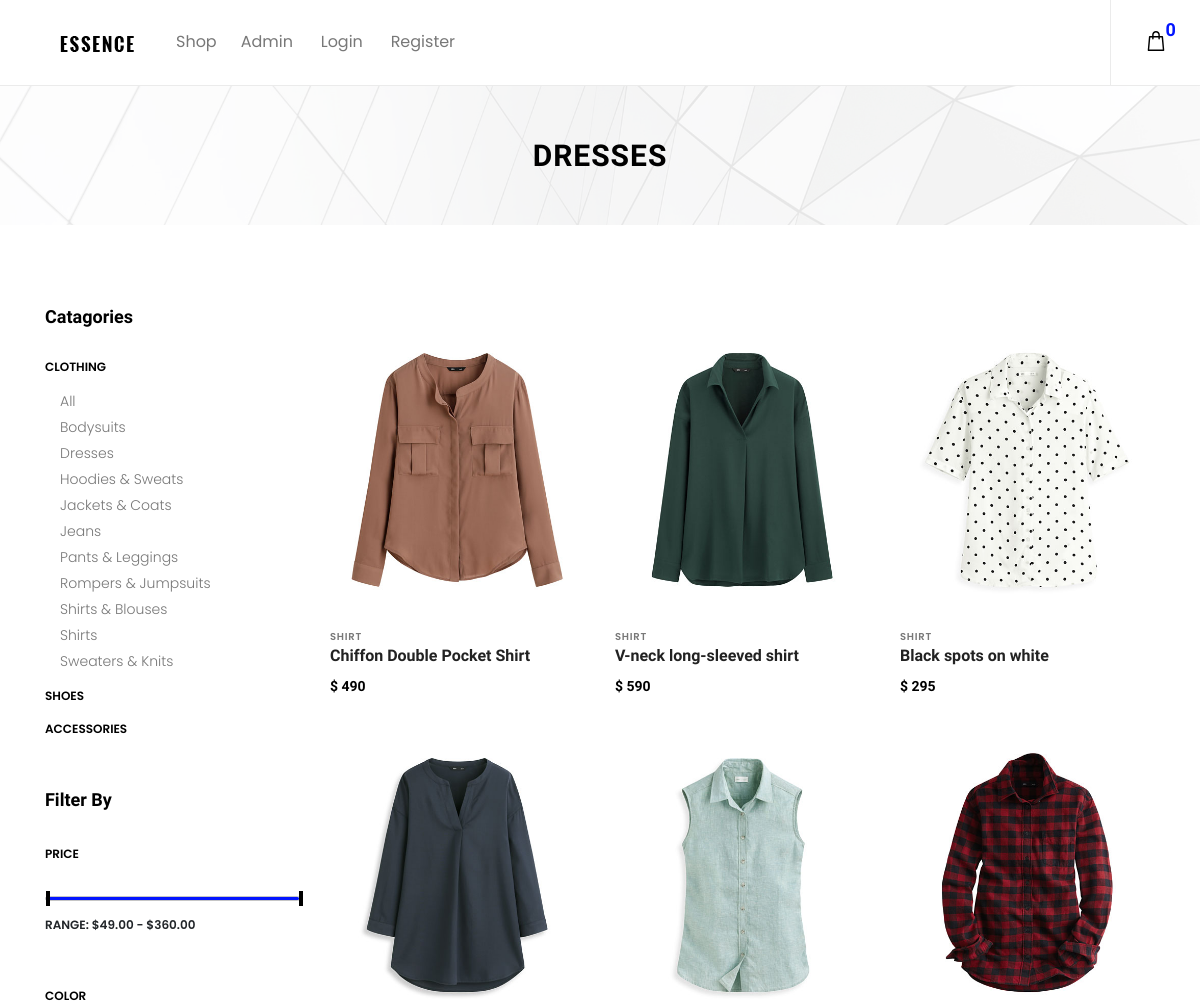
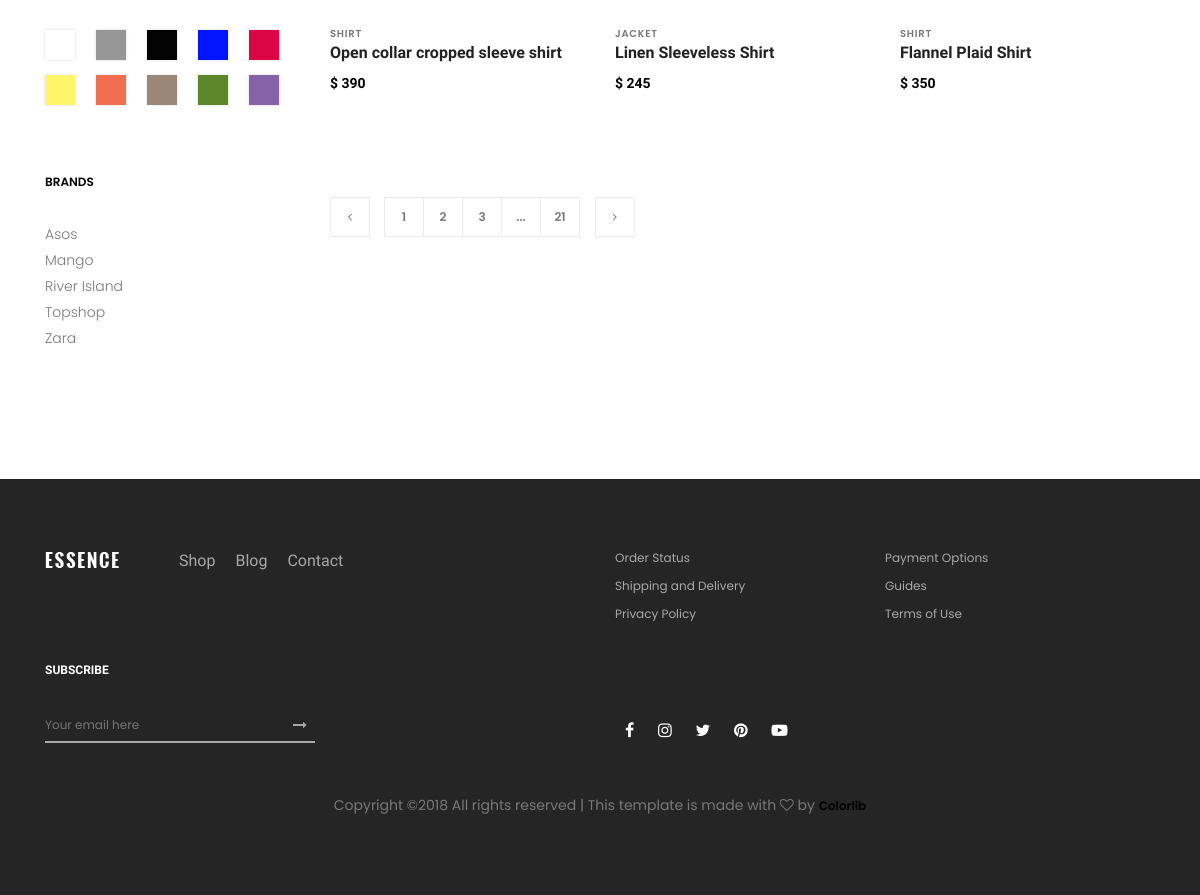
The app's page /index.php?page=shop with its own data (2 pictures, top to bottom).
### tables this page shows
CREATE TABLE `products` (
  `id` int(11) NOT NULL,
  `product_name` varchar(255) NOT NULL,
  `product_des` text NOT NULL,
  `product_cat` varchar(255) NOT NULL,
  `product_image` varchar(255) NOT NULL,
  `product_price` float NOT NULL,
  `product_reduce` float NOT NULL,
  `product_quantity` int(11) NOT NULL,
  `product_dateCreate` date NOT NULL,
  `product_dateUpdate` date DEFAULT NULL
);

CREATE TABLE `categories` (
  `id` int(11) NOT NULL,
  `cat_name` varchar(255) NOT NULL
);

### index.php (called while the page is built)
<?php include('views/header.php'); ?>
    <?php
        include('controllers/home_controller.php');
        $homeController = new HomeController();
        $homeController->checkRequest();
    ?>
<?php include('views/footer.php'); ?>

### models/databaseModel.php (called while the page is built, shortened)
<?php
class Database
{
    public function connect() {
        $this->conn = mysqli_connect('localhost', 'root', '', 'clothing_shop');
        return $this->conn;
    }
}

### models/productModel.php (called while the page is built, shortened)
<?php
    include 'databaseModel.php';
    class ProductModel extends Database
    {
        public function getListProduct()
        {
            $sql = "SELECT * FROM products";
            $listProducts = mysqli_query($this->conn, $sql);
            return $listProducts;
        }
    }

### models/categoryModel.php (called while the page is built, shortened)
<?php
    class CategoryModel extends Database
    {
        public function get_category_name($category_id)
        {
            $sql = "SELECT * FROM categories WHERE id = $category_id";
            $result = mysqli_query($this->conn, $sql);
            $category = mysqli_fetch_array($result);
            $category_name = $category['cat_name'];
            return $category_name;
        }
    }

### views/shop.php (the view, shortened to what this page needs)
<div class="breadcumb_area bg-img" style="background-image: url(img/bg-img/breadcumb.jpg);">
    <div class="container h-100">
        <div class="row h-100 align-items-center">
            <div class="col-12">
                <div class="page-title text-center">
                    <h2>dresses</h2>
                </div>
            </div>
        </div>
    </div>
</div>
<section class="shop_grid_area section-padding-80">
    <div class="container">
        <div class="row">
            <div class="col-12 col-md-4 col-lg-3">
                <div class="shop_sidebar_area">
                    <div class="widget catagory mb-50">
                        <h6 class="widget-title mb-30">Catagories</h6>
                        <div class="catagories-menu">
                            <ul id="menu-content2" class="menu-content collapse show">
                                <li data-toggle="collapse" data-target="#clothing">
                                    <a href="#">clothing</a>
                                    <ul class="sub-menu collapse show" id="clothing">
                                        <li><a href="#">All</a></li>
                                        <li><a href="#">Bodysuits</a></li>
                                        <li><a href="#">Dresses</a></li>
                                        <li><a href="#">Hoodies &amp; Sweats</a></li>
                                        <li><a href="#">Jackets &amp; Coats</a></li>
                                        <li><a href="#">Jeans</a></li>
                                        <li><a href="#">Pants &amp; Leggings</a></li>
                                        <li><a href="#">Rompers &amp; Jumpsuits</a></li>
                                        <li><a href="#">Shirts &amp; Blouses</a></li>
                                        <li><a href="#">Shirts</a></li>
                                        <li><a href="#">Sweaters &amp; Knits</a></li>
                                    </ul>
                                </li>
                                <li data-toggle="collapse" data-target="#shoes" class="collapsed">
                                    <a href="#">shoes</a>
                                </li>
                                <li data-toggle="collapse" data-target="#accessories" class="collapsed">
                                    <a href="#">accessories</a>
                                </li>
                            </ul>
                        </div>
                    </div>
                    <div class="widget price mb-50">
                        <h6 class="widget-title mb-30">Filter by</h6>
                        <p class="widget-title2 mb-30">Price</p>
                        <div class="widget-desc">
                            <div class="slider-range">
                                <div data-min="49" data-max="360" data-unit="$" class="slider-range-price ui-slider ui-slider-horizontal ui-widget ui-widget-content ui-corner-all" data-value-min="49" data-value-max="360" data-label-result="Range:">
                                    <span class="ui-slider-handle ui-state-default ui-corner-all" tabindex="0"></span>
                                    <span class="ui-slider-handle ui-state-default ui-corner-all" tabindex="0"></span>
                                </div>
                                <div class="range-price">Range: $49.00 - $360.00</div>
                            </div>
                        </div>
                    </div>
                    <div class="widget color mb-50">
                        <p class="widget-title2 mb-30">Color</p>
                        <div class="widget-desc">
                            <ul class="d-flex">
                                <li><a href="#" class="color1"></a></li>
                                <li><a href="#" class="color2"></a></li>
                                <li><a href="#" class="color3"></a></li>
                                <li><a href="#" class="color4"></a></li>
                                <li><a href="#" class="color5"></a></li>
                                <li><a href="#" class="color6"></a></li>
                                <li><a href="#" class="color7"></a></li>
                                <li><a href="#" class="color8"></a></li>
                                <li><a href="#" class="color9"></a></li>
                                <li><a href="#" class="color10"></a></li>
                            </ul>
                        </div>
                    </div>
                    <div class="widget brands mb-50">
                        <p class="widget-title2 mb-30">Brands</p>
                        <div class="widget-desc">
                            <ul>
                                <li><a href="#">Asos</a></li>
                                <li><a href="#">Mango</a></li>
                                <li><a href="#">River Island</a></li>
                                <li><a href="#">Topshop</a></li>
                                <li><a href="#">Zara</a></li>
                            </ul>
                        </div>
                    </div>
                </div>
            </div>
            <div class="col-12 col-md-8 col-lg-9">
                <div class="shop_grid_product_area">
                    <div class="row">
                        <div class="col-12">
                        </div>
                    </div>
                    <div class="row">
                        <?php
                            $products8 = new ProductModel();
                            $resultProduct = $products8->getListProduct();
                            while($row = mysqli_fetch_array($resultProduct)):
                        ?>
                        <div class="col-12 col-sm-6 col-lg-4">
                            <div class="single-product-wrapper">
                                <div class="product-img">
                                    <img src="img/uploads/<?php echo $row['product_image']?>" alt="">
                                </div>
                                <div class="product-description">
                                    <span>
                                        <?php
                                            $category = new CategoryModel();
                                            $catName = $category->get_category_name($row['product_cat']);
                                            echo $catName
                                        ?>
                                    </span>
                                    <a href="<?php echo $_SERVER['PHP_SELF'] ?>?page=singleProduct&productId=<?php echo $row['id']?>">
                                        <h6><?php echo $row['product_name']?></h6>
                                    </a>
                                    <p class="product-price"> $ <?php echo $row['product_price']?></p>
                                </div>
                            </div>
                        </div>
                        <?php
                            endwhile;
                        ?>
                    </div>
                </div>
                <nav aria-label="navigation">
                    <ul class="pagination mt-50 mb-70">
                        <li class="page-item"><a class="page-link" href="#"><i class="fa fa-angle-left"></i></a></li>
                        <li class="page-item"><a class="page-link" href="#">1</a></li>
                        <li class="page-item"><a class="page-link" href="#">2</a></li>
                        <li class="page-item"><a class="page-link" href="#">3</a></li>
                        <li class="page-item"><a class="page-link" href="#">...</a></li>
                        <li class="page-item"><a class="page-link" href="#">21</a></li>
                        <li class="page-item"><a class="page-link" href="#"><i class="fa fa-angle-right"></i></a></li>
                    </ul>
                </nav>
            </div>
        </div>
    </div>
</section>

### views/header.php (shortened to what this page needs)
<!DOCTYPE html>
<html lang="en">
<head>
    <link rel="stylesheet" href="public/css/core-style.css">
    <link rel="stylesheet" href="public/css/style.css">
</head>
<body>
    <header class="header_area">
        <div class="classy-nav-container breakpoint-off d-flex align-items-center justify-content-between">
            <?php include('navBar.php'); ?>
            <div class="header-meta d-flex clearfix justify-content-end">
                <div class="cart-area">
                    <a href="#" id="essenceCartBtn"><img src="img/core-img/bag.svg" alt=""> <span>
                        <?php echo $_SESSION['item_quantity'] = isset($_SESSION['item_quantity']) ? $_SESSION['item_quantity'] : 0; ?>
                    </span></a>
                </div>
            </div>
        </div>
    </header>

### views/navBar.php (shortened to what this page needs)
<nav class="classy-navbar" id="essenceNav">
    <a class="nav-brand" href="<?php echo $_SERVER['PHP_SELF'] ?>"><img src="img/core-img/logo.png" alt=""></a>
    <div class="classy-menu">
        <div class="classynav">
            <div>
                <ul>
                    <li><a href="<?php echo $_SERVER['PHP_SELF'] ?>?page=shop">Shop</a>
                    <li>
                        <a href="<?php  if(isset($_SESSION['user_email'])) echo 'views/admin/index.php';
                                        else echo $_SERVER['PHP_SELF'] . '?page=login'; $_SESSION['gotoAdmin'] = true;
                                ?>">Admin</a>
                    </li>
                    <li style="display: <?php if(isset($_SESSION['user_email'])) echo 'none'?>"><a href="<?php echo $_SERVER['PHP_SELF'] ?>?page=login">Login</a></li>
                    <li style="display: <?php if(isset($_SESSION['user_email'])) echo 'none'?>"><a href="<?php echo $_SERVER['PHP_SELF'] ?>?page=register">Register</a></li>
                </ul>
            </div>
        </div>
    </div>
</nav>

### controllers/home_controller.php (shortened to what this page needs)
<?php
include 'models/productModel.php';
include 'models/categoryModel.php';
    class HomeController
    {
        public function checkRequest()
        {
            $page = isset($_GET['page']) ? $_GET['page'] : 'home';
            switch ($page) {
                case 'shop':
                    include('views/shop.php');
                    break;
            }
        }
    }

### views/footer.php (shortened to what this page needs)
<footer class="footer_area clearfix">
        <div class="container">
            <div class="row">
                <div class="col-12 col-md-6">
                    <div class="single_widget_area d-flex mb-30">
                        <div class="footer-logo mr-50">
                            <a href="#"><img src="img/core-img/logo2.png" alt=""></a>
                        </div>
                        <div class="footer_menu">
                            <ul>
                                <li><a href="shop.html">Shop</a></li>
                                <li><a href="blog.html">Blog</a></li>
                                <li><a href="contact.html">Contact</a></li>
                            </ul>
                        </div>
                    </div>
                </div>
                <div class="col-12 col-md-6">
                    <div class="single_widget_area mb-30">
                        <ul class="footer_widget_menu">
                            <li><a href="#">Order Status</a></li>
                            <li><a href="#">Payment Options</a></li>
                            <li><a href="#">Shipping and Delivery</a></li>
                            <li><a href="#">Guides</a></li>
                            <li><a href="#">Privacy Policy</a></li>
                            <li><a href="#">Terms of Use</a></li>
                        </ul>
                    </div>
                </div>
            </div>
            <div class="row align-items-end">
                <div class="col-12 col-md-6">
                    <div class="single_widget_area">
                        <div class="footer_heading mb-30">
                            <h6>Subscribe</h6>
                        </div>
                        <div class="subscribtion_form">
                            <form action="#" method="post">
                                <input type="email" name="mail" class="mail" placeholder="Your email here">
                                <button type="submit" class="submit"><i class="fa fa-long-arrow-right" aria-hidden="true"></i></button>
                            </form>
                        </div>
                    </div>
                </div>
                <div class="col-12 col-md-6">
                    <div class="single_widget_area">
                        <div class="footer_social_area">
                            <a href="#" data-toggle="tooltip" data-placement="top" title="Facebook"><i class="fa fa-facebook" aria-hidden="true"></i></a>
                            <a href="#" data-toggle="tooltip" data-placement="top" title="Instagram"><i class="fa fa-instagram" aria-hidden="true"></i></a>
                            <a href="#" data-toggle="tooltip" data-placement="top" title="Twitter"><i class="fa fa-twitter" aria-hidden="true"></i></a>
                            <a href="#" data-toggle="tooltip" data-placement="top" title="Pinterest"><i class="fa fa-pinterest" aria-hidden="true"></i></a>
                            <a href="#" data-toggle="tooltip" data-placement="top" title="Youtube"><i class="fa fa-youtube-play" aria-hidden="true"></i></a>
                        </div>
                    </div>
                </div>
            </div>
<div class="row mt-5">
                <div class="col-md-12 text-center">
                    <p>
    Copyright &copy;<script>document.write(new Date().getFullYear());</script> All rights reserved | This template is made with <i class="fa fa-heart-o" aria-hidden="true"></i> by <a href="https://colorlib.com" target="_blank">Colorlib</a>
                    </p>
                </div>
            </div>
        </div>
    </footer>
</body>
</html>

### records on screen
products: product_image (picture), product_cat.cat_name "SHIRT", product_name "Chiffon Double Pocket Shirt", product_price "490"
products: product_image (picture), product_cat.cat_name "SHIRT", product_name "V-neck long-sleeved shirt", product_price "590"
products: product_image (picture), product_cat.cat_name "SHIRT", product_name "Black spots on white", product_price "295"
products: product_image (picture), product_cat.cat_name "SHIRT", product_name "Open collar cropped sleeve shirt", product_price "390"
products: product_image (picture), product_cat.cat_name "JACKET", product_name "Linen Sleeveless Shirt", product_price "245"
products: product_image (picture), product_cat.cat_name "SHIRT", product_name "Flannel Plaid Shirt", product_price "350"
